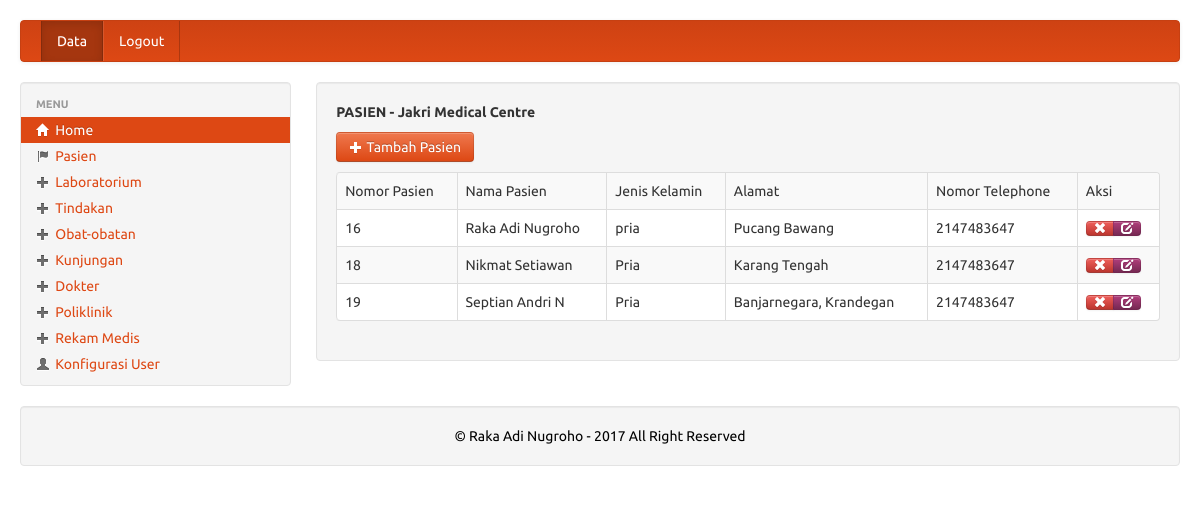
Page /medis/pengurus/datapasien.php (signed in) on the committed database.
### tables this page shows
CREATE TABLE IF NOT EXISTS `pasien` (
  `no_pasien` int(11) NOT NULL AUTO_INCREMENT,
  `nm_pasien` varchar(300) NOT NULL,
  `j_kel` varchar(100) NOT NULL,
  `agama` varchar(100) NOT NULL,
  `alamat` varchar(300) NOT NULL,
  `tgl_lhr` date NOT NULL,
  `usia` int(3) NOT NULL,
  `no_tlp` int(14) NOT NULL,
  `nm_kk` varchar(300) NOT NULL,
  `hub_kel` varchar(100) NOT NULL,
  `foto` text NOT NULL,
  PRIMARY KEY (`no_pasien`)
);

### medis/pengurus/datapasien.php (the view, shortened to what this page needs)
<?php require_once('../Connections/koneksi.php'); ?>
<?php
$maxRows_datapasien = 10;
$pageNum_datapasien = 0;
$startRow_datapasien = $pageNum_datapasien * $maxRows_datapasien;
$query_datapasien = "SELECT no_pasien, nm_pasien, j_kel, alamat, no_tlp FROM pasien";
$query_limit_datapasien = sprintf("%s LIMIT %d, %d", $query_datapasien, $startRow_datapasien, $maxRows_datapasien);
$datapasien = mysql_query($query_limit_datapasien, $koneksi) or die(mysql_error());
$row_datapasien = mysql_fetch_assoc($datapasien);
?>
<!DOCTYPE html PUBLIC "-//W3C//DTD XHTML 1.0 Transitional//EN" "http://www.w3.org/TR/xhtml1/DTD/xhtml1-transitional.dtd">
<html xmlns="http://www.w3.org/1999/xhtml">
<head>
<link rel='stylesheet' type='text/css' href='../library/bootstrap/bootstrap.css'/>
<link rel='stylesheet' type='text/css' href='../library/bootstrap/style.css'/>
</head>
<body>
<div class='container-fluid' style='margin-top:20px;'>
<?php include("navbar.php"); ?>
	<div class='row-fluid'>
	<?php include("sidebar.php"); ?>
    <div class="span9">
    <div class='well' fixed center;'>
		<b>PASIEN - Jakri Medical Centre</b>
		<p style='margin-top:10px'>
		<a href='pasienbaru.php' class='btn btn-primary'><i class='icon icon-white icon-plus'></i> Tambah Pasien</a>
		<table style='margin-top:10px;background:white' class="table table-bordered table-striped table-hover">
		  <tr>
		    <td>Nomor Pasien</td>
		    <td>Nama Pasien</td>
		    <td>Jenis Kelamin</td>
		    <td>Alamat</td>
		    <td>Nomor Telephone</td>
		    <td>Aksi</td>
	      </tr>
		  <?php do { ?>
		    <tr>
		      <td><?php echo $row_datapasien['no_pasien']; ?></td>
		      <td><?php echo $row_datapasien['nm_pasien']; ?></td>
		      <td><?php echo $row_datapasien['j_kel']; ?></td>
		      <td><?php echo $row_datapasien['alamat']; ?></td>
		      <td><?php echo $row_datapasien['no_tlp']; ?></td>
		      <td>
              <div class='btn-group'>
              <a href="hapuspasien.php?no_pasien=<?php echo $row_datapasien['no_pasien']; ?>" class="btn btn-mini btn-danger tipsy-kiri-atas" title="Hapus Data Ini"><i class="icon-remove icon-white"></i></a>
              <a href="formeditpasien.php?no_pasien=<?php echo $row_datapasien['no_pasien']; ?>" class="btn btn-mini btn-info tipsy-kiri-atas" title='Edit Data ini'> <i class="icon-edit icon-white"></i> </a>
              </div>
              </td>
	      </tr>
		    <?php } while ($row_datapasien = mysql_fetch_assoc($datapasien)); ?>
	  </table>
    </div>
    </div>
    <?php include("../library/inc/footer.php"); ?>
</div>
</body>
</html>

### medis/pengurus/navbar.php (shortened to what this page needs)
<?php
$logoutAction = $_SERVER['PHP_SELF']."?doLogout=true";
?>
<div class="navbar navbar-top">
		<div class="navbar-inner">
			<div class="container">
				<div class="nav-collapse">
					<ul class="nav">
					  <li class="active"><a href="#">Data</a></li>
					  <li><a href="<?php echo $logoutAction ?>" align="left">Logout</a></li>
					</ul>
				</div>
			</div>
		</div>
	</div>

### medis/pengurus/sidebar.php
<div class='span3'>
	<div class="well" style="padding: 8px 0;">
		<ul class="nav nav-list">
		  <li class="nav-header">Menu</li>
		  <li class='active'><a href="index.php"><i class="icon icon-home"></i> Home</a></li>
		  <li><a href="datapasien.php"><i class="icon icon-flag"></i> Pasien</a></li>
		  <li><a href="datalab.php"><i class="icon icon-plus"></i> Laboratorium</a></li>
             <li><a href="datatindakan.php"><i class="icon icon-plus"></i> Tindakan</a></li>
             <li><a href="dataobat.php"><i class="icon icon-plus"></i> Obat-obatan</a></li>
             <li><a href="datakunjungan.php"><i class="icon icon-plus"></i> Kunjungan</a></li>
             <li><a href="datadokter.php"><i class="icon icon-plus"></i> Dokter</a></li>
             <li><a href="datapoliklinik.php"><i class="icon icon-plus"></i> Poliklinik</a></li>
		  <li><a href="datarekammedis.php"><i class="icon icon-plus"></i> Rekam Medis</a></li>
             <li><a href="dataadmin.php"><i class="icon icon-user"></i> Konfigurasi User</a></li>
		</ul>
	</div>
</div>

### medis/library/inc/footer.php
<footer>
<div class='span12'>
<div class="well" fixed center;'>
<center style='color:black'>&copy; Raka Adi Nugroho - <?PHP echo date('Y'); ?> All Right Reserved
</div>
</div>
</footer>

### rows in the picture
pasien: no_pasien "16", nm_pasien "Raka Adi Nugroho", j_kel "pria", alamat "Pucang Bawang", no_tlp "2147483647"
pasien: no_pasien "18", nm_pasien "Nikmat Setiawan", j_kel "Pria", alamat "Karang Tengah", no_tlp "2147483647"
pasien: no_pasien "19", nm_pasien "Septian Andri N", j_kel "Pria", alamat "Banjarnegara, Krandegan", no_tlp "2147483647"
